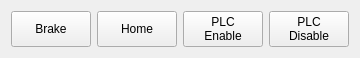
   <widget class="QWidget" name="layoutWidget_6">
    <property name="geometry">
     <rect>
      <x>80</x>
      <y>90</y>
      <width>360</width>
      <height>47</height>
     </rect>
    </property>
    <layout class="QHBoxLayout" name="horizontalLayout_4">
     <item>
      <widget class="QPushButton" name="pushButton_m3_trans_unlock">
       <property name="sizePolicy">
        <sizepolicy hsizetype="Minimum" vsizetype="Minimum">
         <horstretch>0</horstretch>
         <verstretch>0</verstretch>
        </sizepolicy>
       </property>
       <property name="text">
        <string>Brake</string>
       </property>
      </widget>
     </item>
     <item>
      <widget class="QPushButton" name="pushButton_m3_trans_home">
       <property name="sizePolicy">
        <sizepolicy hsizetype="Minimum" vsizetype="Minimum">
         <horstretch>0</horstretch>
         <verstretch>0</verstretch>
        </sizepolicy>
       </property>
       <property name="text">
        <string>Home</string>
       </property>
      </widget>
     </item>
     <item>
      <widget class="QPushButton" name="pushButton_m3_enable">
       <property name="text">
        <string>PLC
Enable</string>
       </property>
      </widget>
     </item>
     <item>
      <widget class="QPushButton" name="pushButton_m3_disable">
       <property name="sizePolicy">
        <sizepolicy hsizetype="Minimum" vsizetype="Minimum">
         <horstretch>0</horstretch>
         <verstretch>0</verstretch>
        </sizepolicy>
       </property>
       <property name="text">
        <string>PLC
Disable</string>
       </property>
      </widget>
     </item>
    </layout>
   </widget>
